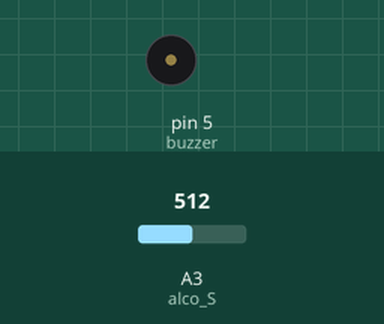
Bench run of a sketch on a simulated Arduino Uno, built with avr-gcc and run on an emulated ATmega328P. Shown: buzzer (waves = sounding). The test bench sets the inputs (shaded band); at power-on: A3 (alco_S) = 512. What the sketch prints to the serial monitor is not drawn.

Above: at 1.2 s.
1.3 s: A3 (alco_S) set to 87
2.8 s: A3 (alco_S) set to 75
At 4.2 s:
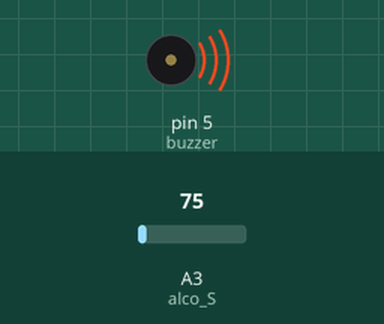
Timing chart, 0 to 5.8 s (numbered marks = the images above; inputs shaded):
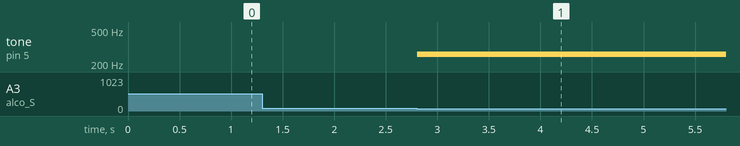

Measured:
- the behaviour switches between 80 and 79 on A3 (alco_S) (found by bisection; images 0 and 1)
- after the input at 1.3 s, every drawn part: stays the same
- after the input at 2.8 s, tone on pin 5 (buzzer): silent → 261 Hz at once

The sketch:

tarp_arduino.ino
```cpp
int buzzer=5;
char data;
int alco_S=A3;
int alco_v;
void setup() {
  // put your setup code here, to run once:
  Serial.begin(9600);
  pinMode(buzzer,OUTPUT);
  pinMode(alco_S,INPUT);
}

void loop() {
  // put your main code here, to run repeatedly:
  alco_v=analogRead(alco_S);
  Serial.print(alco_v);
  while(Serial.available()>0 || alco_v<80){
    alco_v=analogRead(alco_S);
    data=Serial.read();
    Serial.println(data);
    if(data=='1' || alco_v<80){
      tone(buzzer,261);
      Serial.print("Buzzer is On");
      Serial.print("Car wont Start");
      delay(200);
      noTone(buzzer);
    }
  }

}
```
